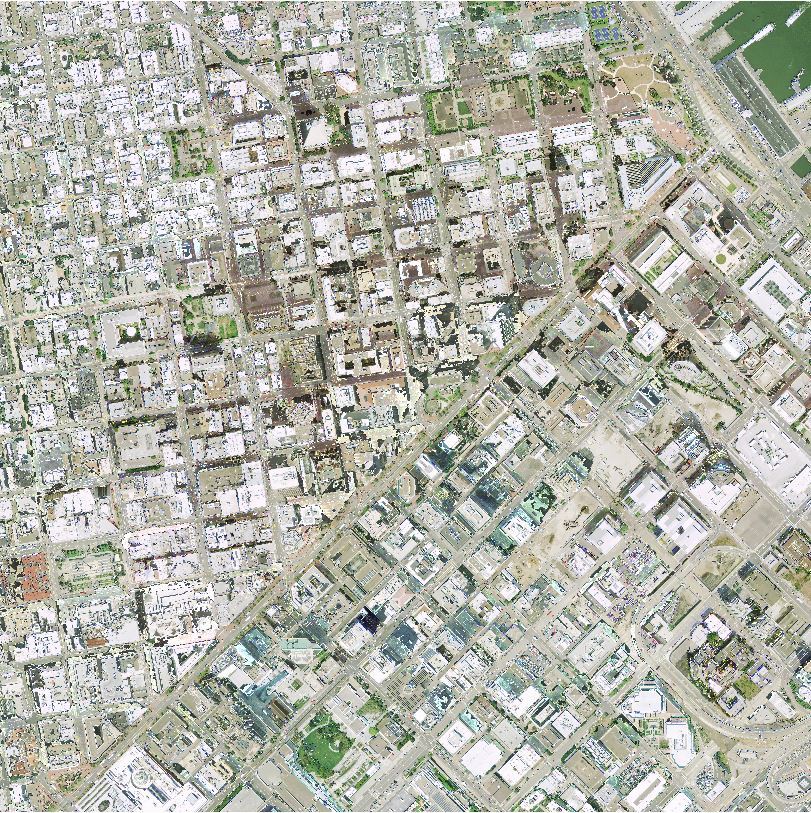
#> input picture shadow/2018-Shadow-Detection/Shadow_Compensated_Image.JPG, 811 x 813 px
$ python -i imgseg.py   (imports and definitions only)
#> lines starting #> are read from the running program, lines starting #| are printed output that depends on the picture
# ===========================================================================
#   segmentation.py ---------------------------------------------------------
# ===========================================================================

import rsvis.utils.imgtools as imgtools

import cv2

import numpy as np

from skimage import segmentation, color
from skimage.future import graph
from skimage.measure import label

from sklearn.utils import shuffle
from sklearn.cluster import KMeans
from sklearn.preprocessing import scale
from sklearn import preprocessing

#   class -------------------------------------------------------------------
# ---------------------------------------------------------------------------
class ImgSeg:
    """Compute low-level segmentation methods like felzenswalb' efficient graph based segmentation or k-means based image segementation

    https://scikit-image.org/docs/dev/auto_examples/segmentation/plot_segmentations.html#sphx-glr-auto-examples-segmentation-plot-segmentations-py
    """

    #   method --------------------------------------------------------------
    # -----------------------------------------------------------------------
    def __init__(self, **kwargs):
        self.set_param(**kwargs)

    #   method --------------------------------------------------------------
    # -----------------------------------------------------------------------
    def set_param(self, **param):
        self._mode = param["mode"] if "mode" in param.keys() else "SLIC-0"
        self._kind = param["kind"] if "kind" in param.keys() else "avg"
        self._boundaries = param["boundaries"] if "boundaries" in param.keys() else "mark"
        self._convert2lab = param["convert2lab"] if "convert2lab" in param.keys() else True
        self._color = param["color"] if "color" in param.keys() else True
        self._position = param["position"] if "position" in param.keys() else False

    #   method --------------------------------------------------------------
    # -----------------------------------------------------------------------
    def predict(self, img, **kwargs):
        self._img = img

        if self._mode == "SLIC":
            self.segmentation_slic(**kwargs)
        elif self._mode == "SLIC-0":
            self.segmentation_slic_zero(**kwargs)
        elif self._mode == "Felzenswalb":
            self.segmentation_felzenswalb(**kwargs)
        elif self._mode == "Normalized Cuts":
            self.segmentation_normalized_cuts(**kwargs)
        elif self._mode == "KMeans":
            self.segmentation_kmeans(**kwargs)

    #   method --------------------------------------------------------------
    # -----------------------------------------------------------------------
    # [41 lines left out: functions get_data_from_img, add_position_array, get_seg_map_from_data, not called in this run]

    #   method --------------------------------------------------------------
    # -----------------------------------------------------------------------
    def get_seg_map(self):
        return self._seg_map

    #   method --------------------------------------------------------------
    # -----------------------------------------------------------------------
    def get_num_label(self):
        return len(self.get_label())

    #   method --------------------------------------------------------------
    # -----------------------------------------------------------------------
    def get_label(self):
        return np.unique(self._seg_map)

    #   method --------------------------------------------------------------
    # -----------------------------------------------------------------------
    # [66 lines left out: functions get_seg_map_color, get_seg_map_boundaries, get_visualization, segmentation_kmeans, not called in this run]

    #   method --------------------------------------------------------------
    # -----------------------------------------------------------------------
    def segmentation_slic(self, **kwargs):
        """
            n_segments = the (approximate) number of labels in the segmented output image.
            compactness: balances color proximity and space proximity.
            max_iter: maximum number of iterations of k-means.
            https://scikit-image.org/docs/dev/api/skimage.segmentation.html#skimage.segmentation.slic
        """
        self._seg_map = segmentation.slic(self._img, **kwargs, start_label=1)

    #   method --------------------------------------------------------------
    # -----------------------------------------------------------------------
    def segmentation_slic_zero(self, **kwargs):
        """ https://scikit-image.org/docs/dev/api/skimage.segmentation.html#skimage.segmentation.slic
        """
        self.segmentation_slic(slic_zero=True, **kwargs)

    #   method --------------------------------------------------------------
    # -----------------------------------------------------------------------
    # [14 lines left out: functions segmentation_felzenswalb, segmentation_normalized_cuts, not called in this run]

# # # #   function ----------------------------------------------------------------
# # # # ---------------------------------------------------------------------------
# # # def segmentation_felzenswalb(img, boundaries="mark", **kwargs):
# # #     # param_str = "felz-{}".format("-".join([str(e) for e in **kwargs]))
# # #     seg_map = segmentation.felzenszwalb(img, **kwargs)
# # #     seg_map_color = color.label2rgb(seg_map, img, kind='avg', bg_label=-1)
# # #     seg_map_color_bound = segementation_get_boundaries(seg_map_color, seg_map, boundaries=boundaries)

# # #     # define image list for visualization
# # #     return seg_map, seg_map_color, seg_map_color_bound

# # # #   function ----------------------------------------------------------------
# # # # ---------------------------------------------------------------------------
# # # def segmentation_slic(img, boundaries="mark", **kwargs):
# # #     seg_map = segmentation.slic(img, **kwargs, start_label=1)
# # #     seg_map_color = color.label2rgb(seg_map, img, kind='avg', bg_label=-1)
# # #     seg_map_color_bound = segementation_get_boundaries(seg_map_color, seg_map, boundaries=boundaries)

# # #     # define image list for visualization
# # #     return seg_map, seg_map_color, seg_map_color_bound

# # # #   function ----------------------------------------------------------------
# # # # ---------------------------------------------------------------------------
# # # def segmentation_norm(img, boundaries="mark", **kwargs):
# # #     seg_map = segmentation.slic(img, **kwargs, start_label=1)
# # #     g = graph.rag_mean_color(img, seg_map, mode='similarity')
# # #     seg_map = graph.cut_normalized(seg_map, g)
# # #     seg_map_color = color.label2rgb(seg_map, img, kind='avg', bg_label=-1)
# # #     seg_map_color_bound = segementation_get_boundaries(seg_map_color, seg_map, boundaries=boundaries)

# # #     # define image list for visualization
# # #     return seg_map, seg_map_color, seg_map_color_bound

# # # #   function ----------------------------------------------------------------
# # # # ---------------------------------------------------------------------------
# # # def segmentation_kmeans_color(img, boundaries="mark", non_pos=True, lab=True, **kwargs):
# # #     """Compute low-level segmentation methods like felzenswalb' efficient graph based segmentation or k-means based image segementation

# # #     https://scikit-image.org/docs/dev/auto_examples/segmentation/plot_segmentations.html#sphx-glr-auto-examples-segmentation-plot-segmentations-py
# # #     """
# # #     # https://towardsdatascience.com/introduction-to-image-segmentation-with-k-means-clustering-83fd0a9e2fc3
# # #     # https://towardsdatascience.com/k-means-clustering-with-scikit-learn-6b47a369a83c
# # #     if lab:
# # #         data_img = color.rgb2lab(img.copy())

# # #     w, h, d = original_shape = tuple(data_img.shape)

# # #     image_array = np.reshape(np.array(data_img, dtype=np.float64) / 255, (w * h, d))

# # #     # Fitting model on a small sub-sample of the data"
# # #     # image_array_sample = shuffle(image_array, random_state=0)[:1000]
# # #     km = KMeans(**kwargs, init="random").fit(image_array)
# # #     pred = km.predict(image_array)
# # #     seg_map = np.squeeze(np.reshape(pred, (w, h, 1)).astype(np.int32))
# # #     seg_map_color = color.label2rgb(seg_map, img, kind='avg', bg_label=-1)
# # #     # seg_map_color = color.lab2rgb(np.reshape(km.cluster_centers_[km.labels_], (w, h, d)))

# # #     # print(seg_map.dtype)
# # #     # print(seg_map_color.dtype)

# # #     return seg_map, seg_map_color

# # # #   function ----------------------------------------------------------------
# # # # ---------------------------------------------------------------------------
# # # def segmentation_kmeans_color_pos(img, boundaries="mark", non_pos=True, lab=True, **kwargs):
# # #     """Compute low-level segmentation methods like felzenswalb' efficient graph based segmentation or k-means based image segementation

# # #     https://scikit-image.org/docs/dev/auto_examples/segmentation/plot_segmentations.html#sphx-glr-auto-examples-segmentation-plot-segmentations-py
# # #     """
# # #     # https://towardsdatascience.com/introduction-to-image-segmentation-with-k-means-clustering-83fd0a9e2fc3
# # #     # https://towardsdatascience.com/k-means-clustering-with-scikit-learn-6b47a369a83c

# # #     if non_pos:
# # #         if lab:
# # #             data_img = color.rgb2lab(img.copy())
# # #     else:
# # #         data_img = imgtools.gray_image(img)
# # #         data_img = np.expand_dims(data_img, axis=2)

# # #     w, h, d = original_shape = tuple(data_img.shape)

# # #     x = np.linspace(0, 1, h)
# # #     y = np.linspace(0, 1, w)
# # #     xv, yv = np.meshgrid(x,y)
# # #     xv = np.expand_dims(xv, axis=2)
# # #     yv = np.expand_dims(yv, axis=2)

# # #     img_data = np.array(data_img, dtype=np.float64) / 255
# # #     data = np.concatenate((img_data, xv, yv), axis=2)
# # #     data_array = np.reshape(data, (w * h, d + 2))
# # #     # Fitting model on a small sub-sample of the data"
# # #     # image_array_sample = shuffle(image_array, random_state=0)[:1000]
# # #     data_array_scaled = preprocessing.scale(data_array)
# # #     km = KMeans(**kwargs, init="random").fit(data_array_scaled)
# # #     pred = km.predict(data_array_scaled)
# # #     seg_map = np.squeeze(np.reshape(pred, (w, h, 1)).astype(np.int32))
# # #     seg_map_color = color.label2rgb(seg_map, img, kind='avg', bg_label=-1)
# # #     # seg_map_color = np.reshape(km.cluster_centers_[:,:d][km.labels_], (w, h, d))

# # #     # print(seg_map.dtype)
# # #     # print(seg_map_color.dtype)

# # #     return seg_map, seg_map_color


# # # #   function ----------------------------------------------------------------
# # # # ---------------------------------------------------------------------------
# # # def segementation_get_boundaries(img, seg_map, boundaries="mark", **kwargs):
# # #     if boundaries == "mark":
# # #         seg_map_bound = segmentation.mark_boundaries(img, seg_map, mode="subpixel")
# # #     elif boundaries == "find":
# # #         seg_map_bound = segmentation.find_boundaries(seg_map, mode="subpixel")

# # #     return seg_map_bound

>>> import cv2
>>> picture = cv2.cvtColor(cv2.imread('../../shadow/2018-Shadow-Detection/Shadow_Compensated_Image.JPG'), cv2.COLOR_BGR2RGB)
>>> result = ImgSeg().predict(picture)
#> in segmentation_slic, `self._seg_map = segmentation.slic(self._img, **kwargs, start_label=1)`:
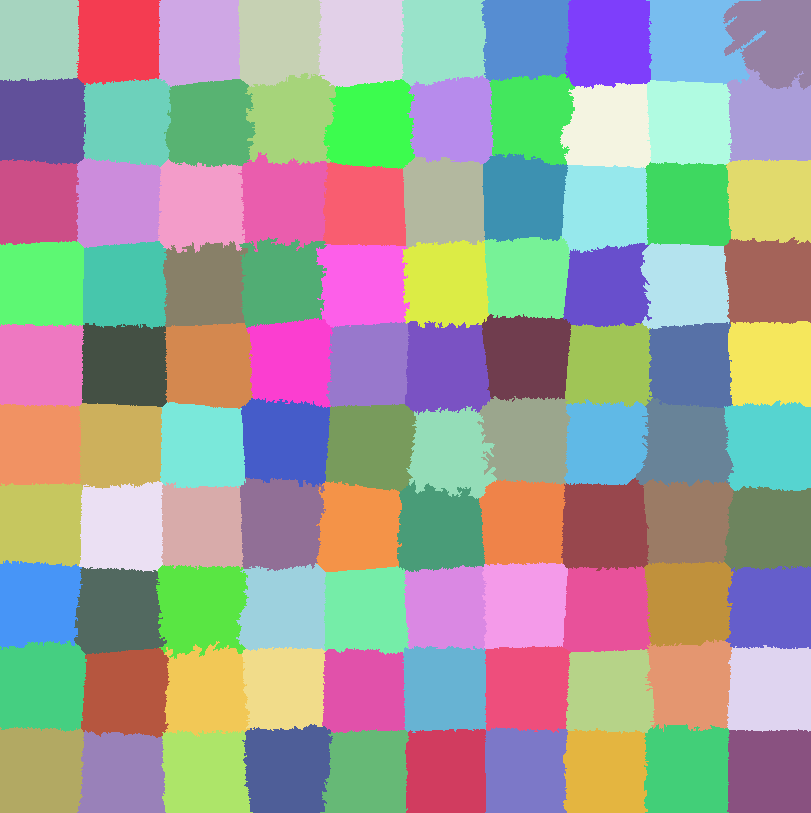
#> self._seg_map: shape (813, 811) int64; 100 distinct labels, from 1 to 100; one colour per label, 0 black

$ run again, on shadow/2018-Shadow-Detection/Test_Image.JPG
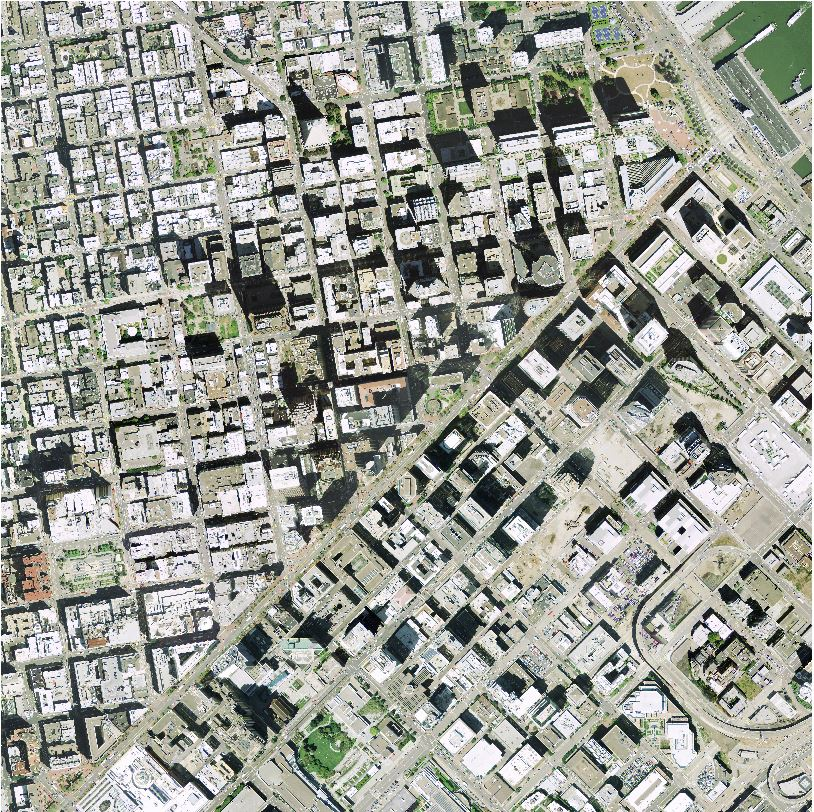
#> input picture shadow/2018-Shadow-Detection/Test_Image.JPG, 814 x 812 px
#> in segmentation_slic, `self._seg_map = segmentation.slic(self._img, **kwargs, start_label=1)`:
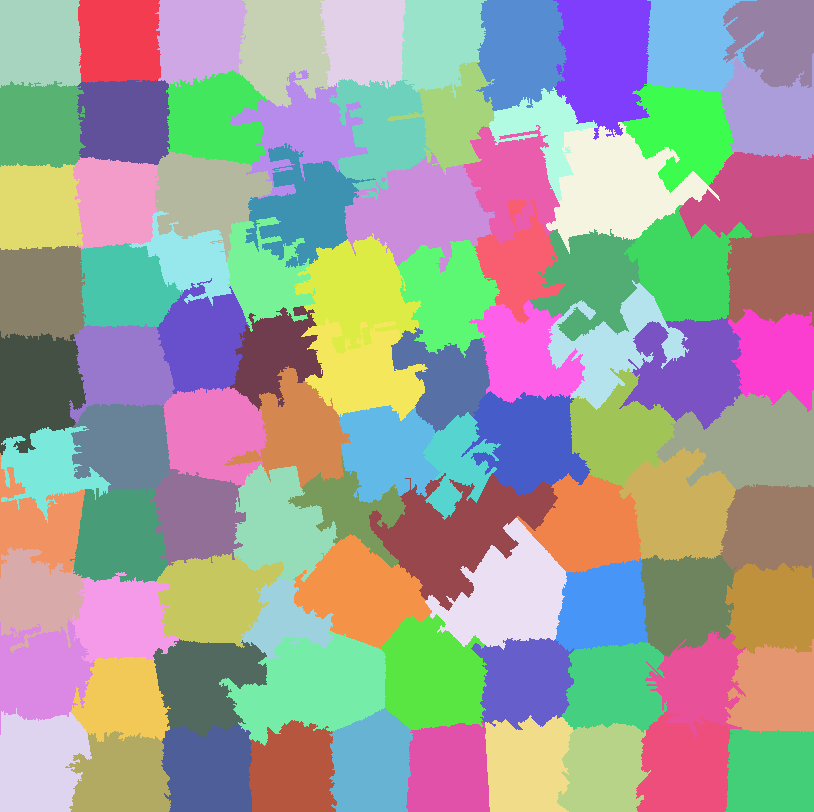
#> self._seg_map: shape (812, 814) int64; 93 distinct labels, from 1 to 93; one colour per label, 0 black

$ run again, on shadow/2018-Shadow-Detection/Zoomed_In_Original_Image.JPG
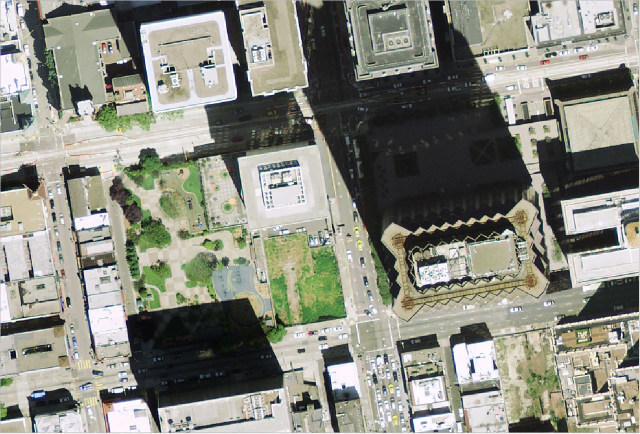
#> input picture shadow/2018-Shadow-Detection/Zoomed_In_Original_Image.JPG, 1280 x 867 px (shown at 1/2 size)
#> in segmentation_slic, `self._seg_map = segmentation.slic(self._img, **kwargs, start_label=1)`:
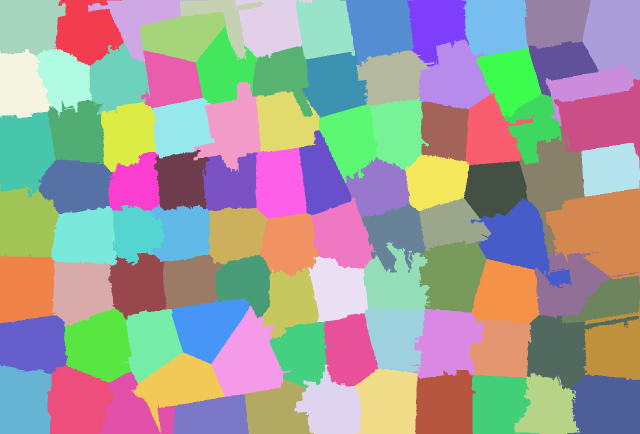
#> self._seg_map: shape (867, 1280) int64 (shown at 1/2 size); 94 distinct labels, from 1 to 94; one colour per label, 0 black
